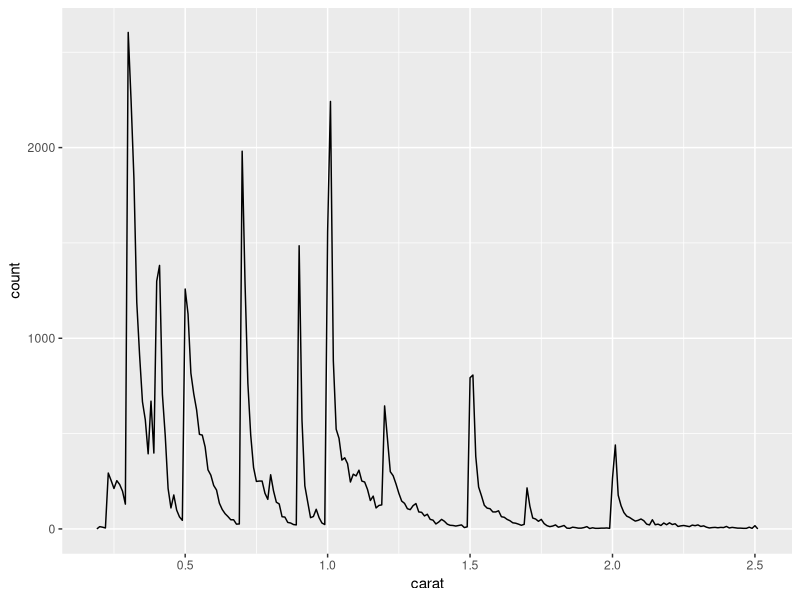
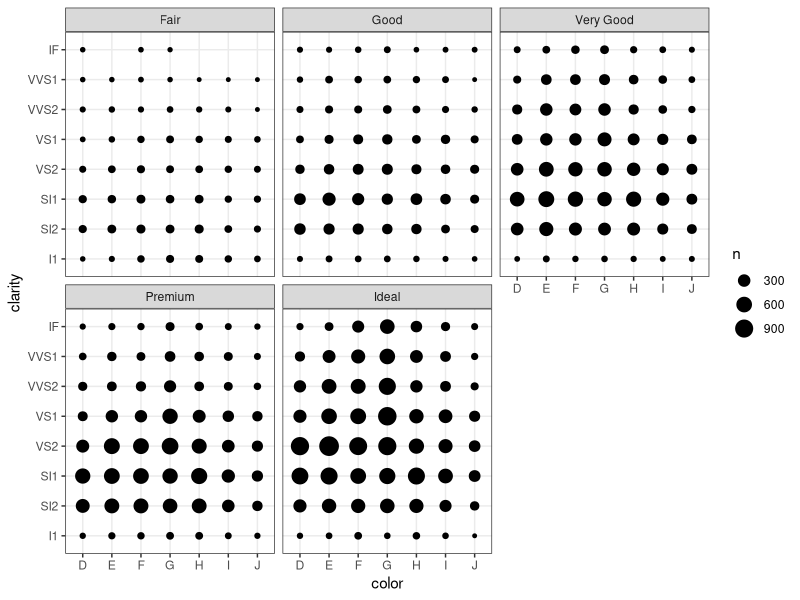

The R script that drew these images, in order:
## ---- chunk 1
library(ggplot2)
library(dplyr)

smaller <- diamonds %>% 
  filter(carat <= 2.5)

# global option to hide code
knitr::opts_chunk$set(
  echo = FALSE
)
## ---- chunk 2
smaller %>% 
  ggplot(aes(carat)) + 
  geom_freqpoly(binwidth = 0.01)
## ---- chunk 3

smaller %>% 
  ggplot(aes(color, clarity)) + 
  geom_count() +
  facet_wrap(~cut) +
  theme_bw()


## ---- chunk 4

diamonds %>% 
  arrange(-carat) %>%
  slice(1:20) %>%
  dplyr::rename(Carat = carat,
                Cut = cut,
                Clarity = clarity,
                Price = price,
                Color = color) %>%
  select(Carat, Cut, Color, Clarity, Price) %>%
  
  knitr::kable( ., 
  caption = "Twenty Largest Diamonds"
)


# # another way to do it
# # make column names title case
# colnames(large20) <- stringr::str_to_title(colnames(large20))
# 
# knitr::kable(
#   large20, 
#   caption = "Twenty Largest Diamonds"
# )

## ---- chunk 5

comma <- function(x) format(x, digits = 2, big.mark = ",")

big <- diamonds %>%
  filter(carat > 2.5) %>%
  count() %>%
  pull(n)

perBig <- big/nrow(diamonds) * 100


## ---- chunk 6
lubridate::now()

## ---- chunk 7

lubridate::now()

## ---- chunk 8
lubridate::now()

## ---- chunk 9
lubridate::now()

## ---- chunk 10

# this list all caches for this document
knitr::clean_cache(FALSE)

# this deletes the caches listed in the file path
knitr::clean_cache(clean = TRUE, path = here::here("Rmarkdown", "DiamondSizes_cache"))
